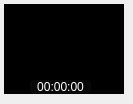
<?xml version="1.0" encoding="UTF-8"?>
<ui version="4.0">
 <class>PreviewDialog</class>
 <widget class="QDialog" name="PreviewDialog">
  <property name="geometry">
   <rect>
    <x>0</x>
    <y>0</y>
    <width>133</width>
    <height>104</height>
   </rect>
  </property>
  <property name="windowTitle">
   <string>Dialog</string>
  </property>
  <widget class="QLabel" name="label">
   <property name="geometry">
    <rect>
     <x>0</x>
     <y>0</y>
     <width>128</width>
     <height>105</height>
    </rect>
   </property>
   <property name="styleSheet">
    <string notr="true">image: url(:/images/seekview.png);</string>
   </property>
   <property name="text">
    <string/>
   </property>
  </widget>
  <widget class="QLabel" name="frameView">
   <property name="geometry">
    <rect>
     <x>4</x>
     <y>4</y>
     <width>120</width>
     <height>90</height>
    </rect>
   </property>
   <property name="styleSheet">
    <string notr="true">color: rgb(255, 255, 255);
background-color: rgb(0, 0, 0);
font: 75 10pt &quot;MS Shell Dlg 2&quot;;</string>
   </property>
   <property name="text">
    <string/>
   </property>
   <property name="alignment">
    <set>Qt::AlignCenter</set>
   </property>
  </widget>
  <widget class="QLabel" name="timedisp">
   <property name="geometry">
    <rect>
     <x>30</x>
     <y>80</y>
     <width>61</width>
     <height>14</height>
    </rect>
   </property>
   <property name="styleSheet">
    <string notr="true">color: rgb(255, 255, 255);
background-color: rgb(9, 9, 9);
font: 75 8pt &quot;MS Shell Dlg 2&quot;;
border-radius: 4px;</string>
   </property>
   <property name="text">
    <string>00:00:00</string>
   </property>
   <property name="alignment">
    <set>Qt::AlignCenter</set>
   </property>
  </widget>
 </widget>
 <resources/>
 <connections/>
</ui>
